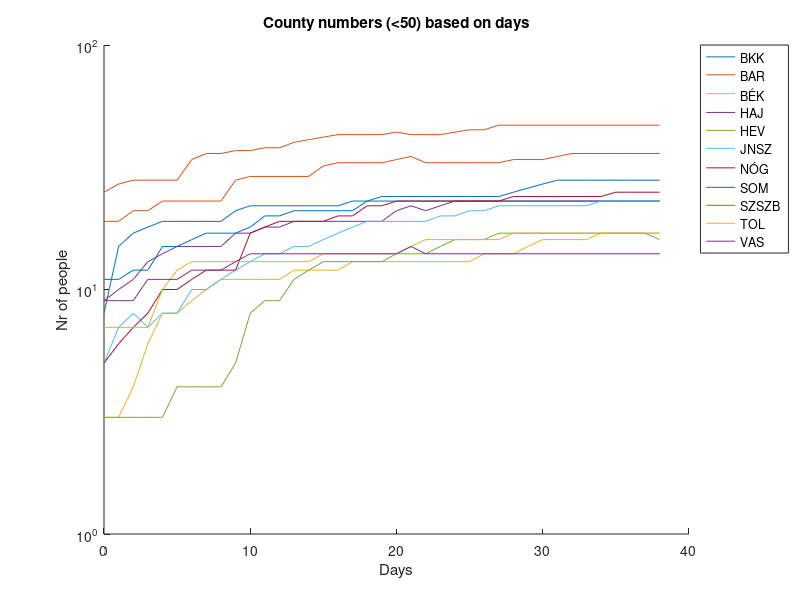
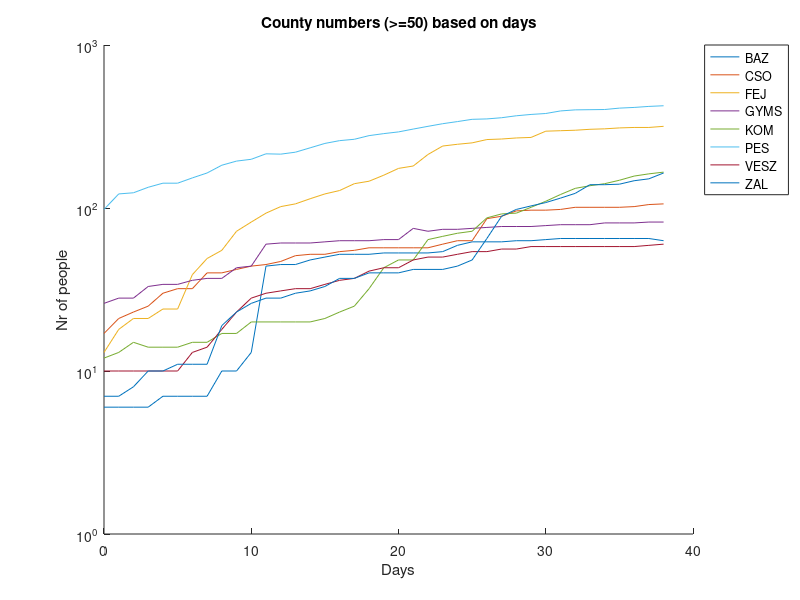
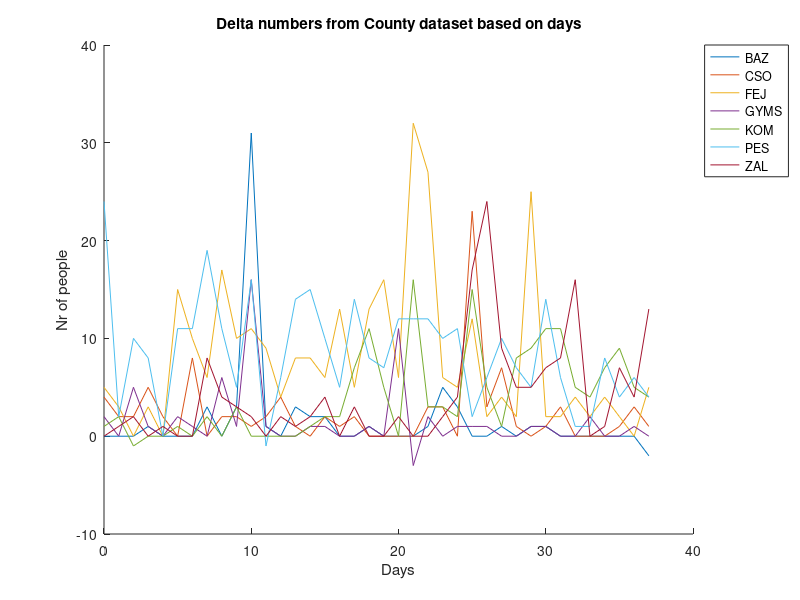

Here is the MATLAB script that generated these plots, in order:
# THIS IS AN EXAMPLE PROJECT FOR OCTAVE and matlab.
# you can download octave (free) from : https://www.gnu.org/software/octave/download.html
# To update the adat.csv file, you can downloaded raw datas best from:
# "https://hu.wikipedia.org/wiki/2020-as_COVID%E2%80%9319-koronav%C3%ADrus-j%C3%A1rv%C3%A1ny_Magyarorsz%C3%A1gon"
# First fix the unicode '-' at the first row, or any other typos :( manually... 

#used packages
pkg load signal;
pkg load data-smoothing;
clear
# Open Input csv file
fin = fopen('megye.csv', 'rt');
Labels= textscan(fin, '%s %s %s %s %s %s %s %s %s %s %s %s %s %s %s %s %s %s %s %s %s %s', 1, 
  'Delimiter', "\t", 'CollectOutput', 1, 'HeaderLines', 0);
Inputs= textscan(fin, '%s %f %f %f %f %f %f %f %f %f %f %f %f %f %f %f %f %f %f %f %f %f',
  'Delimiter', "\t", 'CollectOutput', 1, 'HeaderLines', 0);
fclose(fin);
DateFormatIn='yyyy-mm-dd';
StartDate= datenum(Inputs{1}(1,1), DateFormatIn);

#convert 2D array to 1D arrays
Datums = [datenum(Inputs{1})-StartDate];
LastRow = 39
#{
BKK = Inputs{2}(:, 1);
#interpolation
t=0:66;
iX=[0:0.05:66]
intpmode="spline"
#intpmode="pchip"
iSummInfected= interp1( t, SummInfected, iX, intpmode);
iAInf=interp1( t, ActiveInfected, iX, intpmode);
#filter
[iDCured2, lambda]= regdatasmooth(iX, iDCured,"d",4,"stdev",3e+1,"midpointrule");
#}

#display curves
close all;
hold on;
# removed 5:BUD capital and 21 summary
Removed = [ 5 ];
#figure 4
k=1;
for n=1:20
    if ((Inputs{2}(LastRow, n)<50) && (0==ismember(n, Removed)))
    semilogy(Datums, Inputs{2}(:, n));
    labs1(k++)=Labels{1}(n+1);
    endif
end
if (k>1)
legend(labs1,  "location", "northeastoutside");
endif
title('County numbers (<50) based on days'), xlabel('Days'), ylabel('Nr of people');
hold off;
print -djpg 'figure4.jpg'
#

k=1;
figure
hold on;
for n=1:20
    if ((Inputs{2}(LastRow,n)>=50) && (0==ismember(n, Removed)))
    semilogy(Datums, Inputs{2}(:, n));
    labs2(k++)=Labels{1}(n+1);
    endif
end
if (k>1)
legend(labs2,  "location", "northeastoutside");
endif
title('County numbers (>=50) based on days'), xlabel('Days'), ylabel('Nr of people');
hold off;
print -djpg 'figure5.jpg'
#

d=diff(Inputs{2});
Datums(end)=[];
k=1;

figure
hold on;
for n=1:20
    if ( max(d(:,n)>=10) && (0==ismember(n, Removed)))
    plot(Datums, d(:, n));
    labs2(k++)=Labels{1}(n+1);
    endif
end
if (k>1)
legend(labs2,  "location", "northeastoutside");
endif
title('Delta numbers from County dataset based on days'), xlabel('Days'), ylabel('Nr of people');
hold off;
print -djpg 'figure6.jpg'